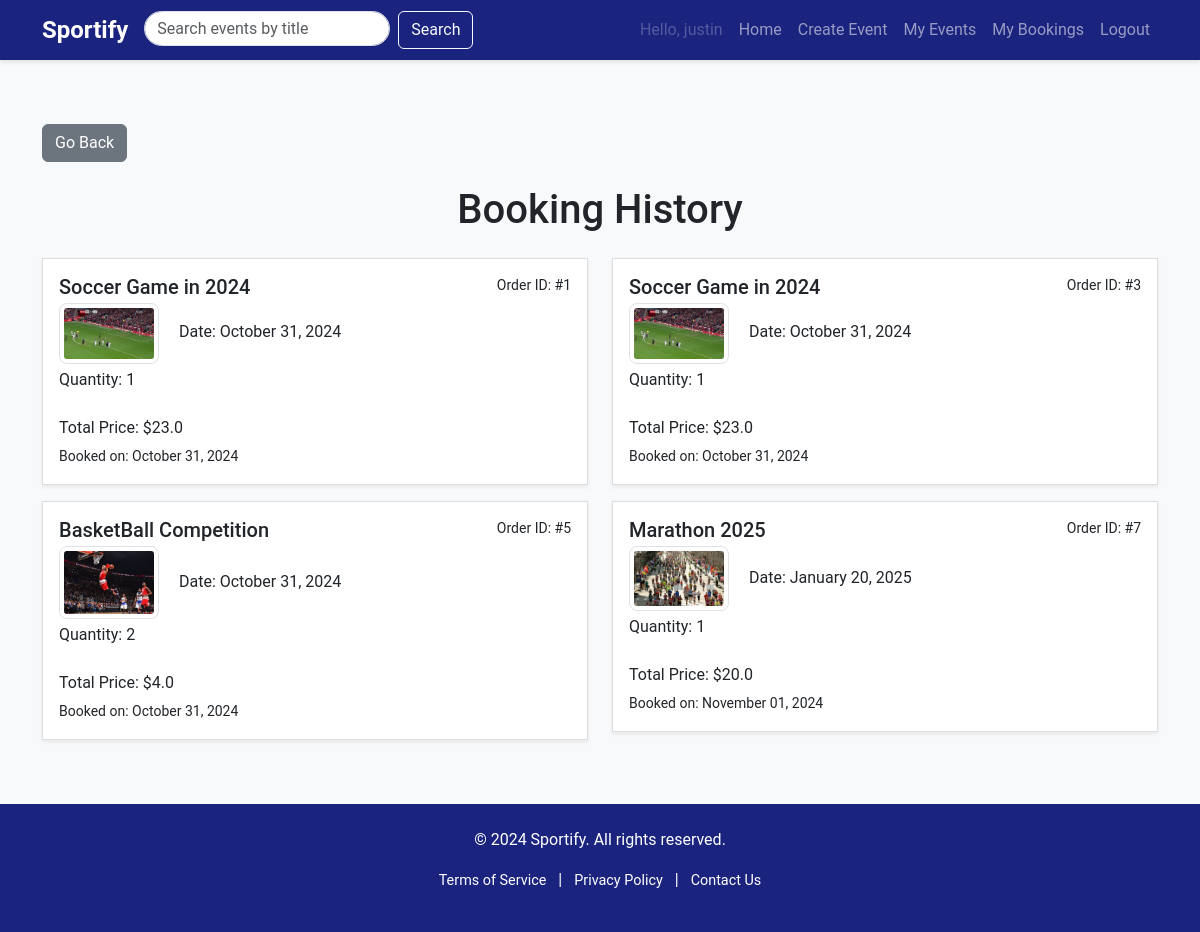
/event/booking_history (signed in), run on the app's committed database.
### Sportify/models.py (models this page shows, shortened)
class User(db.Model, UserMixin):
    __tablename__ = 'users'
    id = db.Column(db.Integer, primary_key=True)
    username = db.Column(db.String(100), index=True, unique=True, nullable=False)
    firstname = db.Column(db.String(100), index=True, nullable=False)
    lastname = db.Column(db.String(100), index=True, nullable=False)
    emailid = db.Column(db.String(100), index=True, nullable=False)
    password_hash = db.Column(db.String(255), nullable=False)
    contact = db.Column(db.String(255), nullable=False)
    address = db.Column(db.String(150), nullable=False)
    comments = db.relationship('Comment', backref='user', lazy=True)
    order = db.relationship('Order', backref='user', lazy=True)

class Order(db.Model):
    __tablename__ = 'orders'
    id = db.Column(db.Integer, primary_key=True)
    quantity = db.Column(db.Integer, nullable = False)
    total_price = db.Column(db.Float, nullable = False)
    booked_date = db.Column(db.DateTime, default=datetime.now(), nullable=False)
    user_id = db.Column(db.Integer, db.ForeignKey("users.id"), nullable=False)
    event_id = db.Column(db.Integer, db.ForeignKey("events.id"), nullable=False)

class Event(db.Model):
    __tablename__ = 'events'
    id = db.Column(db.Integer, primary_key=True)
    name = db.Column(db.String(80), nullable=False)
    description = db.Column(db.Text, nullable=False)
    image = db.Column(db.String(150), nullable=False)  # Store path to the image
    price = db.Column(db.Integer, nullable=False)
    location = db.Column(db.String(150), nullable=False)
    datetime = db.Column(db.DateTime, nullable=False)
    capacity = db.Column(db.Integer, nullable=False)
    category = db.Column(db.String(50), nullable=False)
    status = db.Column(
        Enum(
            'Open', 'Inactive', 'Cancelled','Sold out', name='status of event'
        ),
        default='Open',
        nullable=False)
    user_id = db.Column(db.Integer, db.ForeignKey('users.id'), nullable=False)
    comments = db.relationship('Comment', backref='event', lazy=True)
    order = db.relationship('Order', backref='event', lazy=True)

### Sportify/event.py (the view)
@eventbp.route('/booking_history')
@login_required
def booking_history():
    bookings = db.session.query(Order).filter_by(user_id=current_user.id).all()
    return render_template('event/booking-history.html', bookings=bookings)

### Sportify/templates/event/booking-history.html (shortened to what this page needs)
{% extends "base.html" %}
{% block content %}
<main class="container my-5">
  <a href="{{ request.args.get('next') or url_for('main.index') }}" class="btn btn-secondary mt-3 mb-4">Go Back</a>
  <h1 class="text-center mb-4">Booking History</h1>
  <div class="row">
    {% if bookings %}
      {% for booking in bookings %}
        <div class="col-md-6">
          <div class="list-group-item mb-3 p-3 shadow-sm">
            <div class="d-flex w-100 justify-content-between">
              <h5 class="mb-1">{{ booking.event.name }}</h5>
              <small>Order ID: #{{ booking.id }}</small>
            </div>
            <p class="mb-1">
              <img src="{{ booking.event.image }}" alt="{{ booking.event.name }}" class="img-thumbnail me-3" width="100">
              Date: {{ booking.event.datetime.strftime('%B %d, %Y') }}
            </p>
            <p class="mb-1">
              Quantity: {{ booking.quantity}}
              <br>
              Total Price: ${{ booking.total_price }}
            </p>
            <small>Booked on: {{ booking.booked_date.strftime('%B %d, %Y') }}</small>
          </div>
        </div>
      {% endfor %}
    {% else %}
      <p class="text-center">No bookings found.</p>
    {% endif %}
  </div>
</main>
{% endblock %}

### Sportify/templates/base.html (shortened to what this page needs)
<!DOCTYPE html>
<html lang="en">
<head>
    <link href="https://cdn.jsdelivr.net/npm/bootstrap@5.3.2/dist/css/bootstrap.min.css" rel="stylesheet">
    <link rel="stylesheet" href="{{ url_for('static', filename='style/main.css') }}">
</head>
<body>
    <header>
        <nav class="navbar navbar-expand-lg navbar-dark bg-primary">
            <div class="container">
                <a class="navbar-brand" href="{{ url_for('main.index') }}">Sportify</a>
                <form action="{{ url_for('event.search') }}" method="GET" class="d-flex ms-auto me-3">
                    <input class="form-control me-2" type="search" name="query" placeholder="Search events by title" aria-label="Search">
                    <button class="btn btn-outline-light" type="submit">Search</button>
                </form>
                <div class="collapse navbar-collapse" id="navbarNav">
                    <ul class="navbar-nav ms-auto">
                        {% if current_user.is_authenticated %}
                            <li class="nav-item"><a class="nav-link disabled" href="#">Hello, {{ current_user.username }}</a></li>
                            <li class="nav-item"><a class="nav-link" href="{{ url_for('main.index') }}">Home</a></li>
                            <li class="nav-item"><a class="nav-link" href="{{ url_for('event.create') }}">Create Event</a></li>
                            <li class="nav-item"><a class="nav-link" href="{{ url_for('event.my_events') }}">My Events</a></li>
                            <li class="nav-item"><a class="nav-link" href="{{ url_for('event.booking_history') }}">My Bookings</a></li>
                            <li class="nav-item"><a class="nav-link" href="{{ url_for('auth.logout') }}">Logout</a></li>
                        {% else %}
                            <li class="nav-item"><a class="nav-link" href="{{ url_for('auth.login') }}">Log in</a></li>
                        {% endif %}
                    </ul>
                </div>
            </div>
        </nav>
    </header>
    {% block content %}{% endblock %}
    <footer class="footer text-center py-4">
        <div class="container">
            <p>&copy; 2024 Sportify. All rights reserved.</p>
            <p>
                <a href="#" class="text-white">Terms of Service</a> |
                <a href="#" class="text-white">Privacy Policy</a> |
                <a href="#" class="text-white">Contact Us</a>
            </p>
        </div>
    </footer>
</body>
</html>

### Sportify/static/style/main.css (style rules this page uses)
body { font-family: 'Roboto', sans-serif; background-color: #f8f9fa; }
.navbar { background-color: #1a237e !important; box-shadow: 0 2px 5px rgba(0, 0, 0, 0.1); height: 60px; }
.navbar-brand { font-weight: 700; font-size: 1.5rem; }
.navbar .form-control { border-radius: 20px; height: 35px; }
.footer { background-color: #1a237e; color: white; text-align: center; padding: 1rem; }
.footer a { color: white; text-decoration: none; padding: 0 8px; font-size: 0.9rem; }
.list-group-item { border: 1px solid #ddd; border-radius: 0.5rem; margin-bottom: 1rem; background-color: #ffffff; box-shadow: 0 4px 8px rgba(0, 0, 0, 0.1); }
.list-group-item img { border-radius: 0.5rem; }
.footer a { color: white; text-decoration: none; }

### data on the page
User: username "justin"
Order: event.name "Soccer Game in 2024", id "1", event.image (picture), event.datetime "October 31, 2024", quantity "1", total_price "23.0", booked_date "October 31, 2024"
Order: event.name "Soccer Game in 2024", id "3", event.image (picture), event.datetime "October 31, 2024", quantity "1", total_price "23.0", booked_date "October 31, 2024"
Order: event.name "BasketBall Competition", id "5", event.image (picture), event.datetime "October 31, 2024", quantity "2", total_price "4.0", booked_date "October 31, 2024"
Order: event.name "Marathon 2025", id "7", event.image (picture), event.datetime "January 20, 2025", quantity "1", total_price "20.0", booked_date "November 01, 2024"
